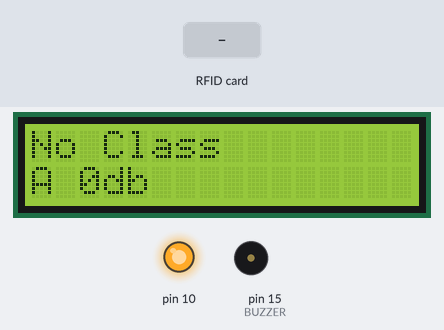
Simulated run of this sketch. Board: Arduino Uno, built with avr-gcc and run on an emulated ATmega328P. Parts: 16×2 character LCD, output pins drawn as LEDs (lit = HIGH), buzzer (waves = sounding, pin HIGH). Inputs (shaded band) come from the test bench. What the sketch prints to the serial monitor is not drawn.

Above: at 3.3 s.
3.4 s: RFID card D3 F6 24 29 held to the reader
At 4.8 s:
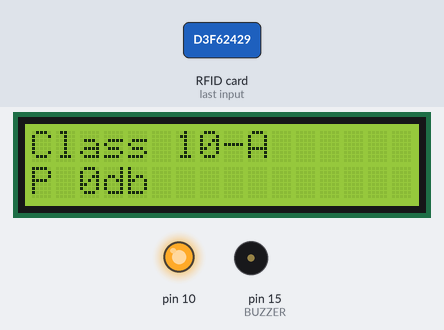
5.1 s: RFID card F3 14 5A 28 held to the reader
At 5.9 s:
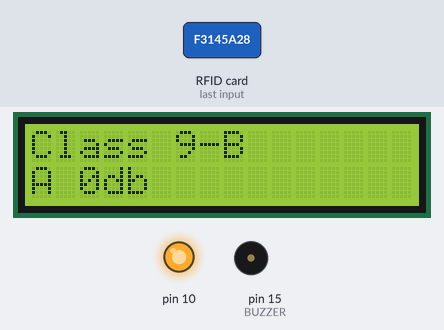
7.1 s: RFID card A1 B2 C3 D4 held to the reader
At 8.0 s:
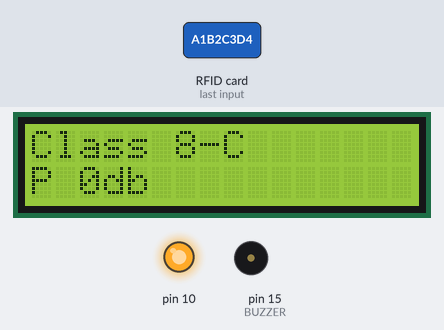
9.0 s: RFID card D3 F6 24 29 held to the reader
At 10.0 s:
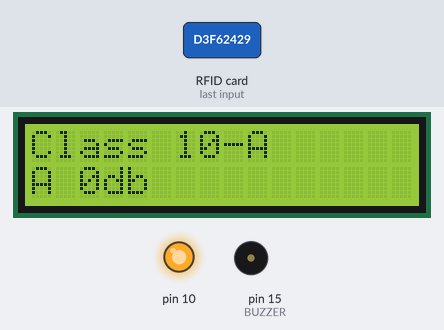
11.0 s: RFID card F3 14 5A 28 held to the reader
At 12.2 s:
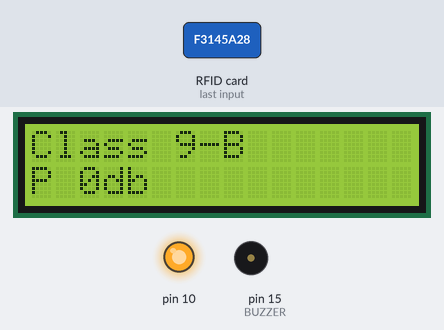
12.9 s: RFID card A1 B2 C3 D4 held to the reader
At 14.3 s:
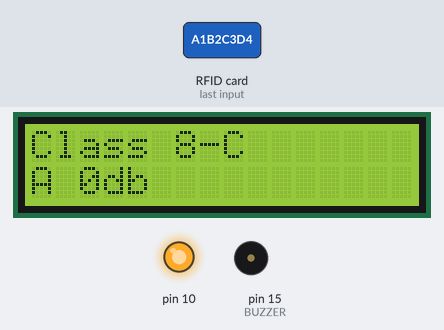
Timing chart, 0 to 15.9 s (numbered marks = the images above; inputs shaded):
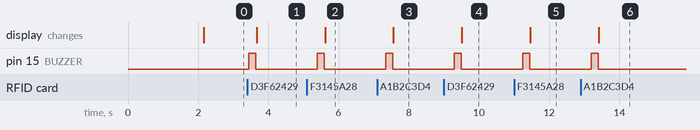

The sketch:

Code.ino
```cpp
/*
====================================================
  CLASSROOM NOISE MONITORING SYSTEM – ESP8266
====================================================

Nodemcu Connections:
D1 -> SCL (LCD)
D2 -> SDA (LCD)
D3 -> RST (RFID)
D4 -> SDA (RFID)
D5 -> SCK
D6 -> MOSI
D7 -> MISO
D8 -> BUZZER (+)
====================================================
*/

#include <SPI.h>
#include <MFRC522.h>
#include <LiquidCrystal_I2C.h>
#include <Wire.h>

// ---------------- PIN DEFINITIONS ----------------
#define SS_PIN   2   // D4
#define RST_PIN  0   // D3
#define BUZZER   15  // D8
// -------------------------------------------------

MFRC522 rfid(SS_PIN, RST_PIN);
LiquidCrystal_I2C lcd(0x27, 16, 2);

// ---------------- RFID → CLASS MAPPING ----------------
struct ClassCard {
  String uid;
  String className;
};

ClassCard cards[] = {
  {"d3f62429", "Class 10-A"},
  {"f3145a28", "Class 9-B"},
  {"a1b2c3d4", "Class 8-C"}
};

const int TOTAL_CARDS = sizeof(cards) / sizeof(cards[0]);
// -----------------------------------------------------

// ---------------- GLOBAL VARIABLES ----------------
bool teacherPresent = false;
String currentClass = "No Class";
String db_data = "0";
String scanID = "";
// --------------------------------------------------

void setup() {
  Serial.begin(9600);
  pinMode(BUZZER, OUTPUT);
  digitalWrite(BUZZER, LOW);

  // LCD INIT
  lcd.init();
  lcd.backlight();
  lcd.setCursor(0, 0);
  lcd.print("Class Noise");
  lcd.setCursor(0, 1);
  lcd.print("Monitoring");
  delay(2000);
  lcd.clear();

  // RFID INIT
  SPI.begin();
  rfid.PCD_Init();
}

void loop() {

  // ---------- LCD DISPLAY ----------
  lcd.clear();
  lcd.setCursor(0, 0);
  lcd.print(currentClass);
  lcd.setCursor(0, 1);

  if (teacherPresent) {
    lcd.print("P ");
  } else {
    lcd.print("A ");
  }

  lcd.print(db_data);
  lcd.print("db");

  delay(400);

  // ---------- SERIAL DATA FROM WEBSITE ----------
  if (Serial.available()) {
    String msg = Serial.readStringUntil('\n');
    msg.trim();

    // Normal decibel update
    if (msg.startsWith("N:")) {
      db_data = msg.substring(2);
      digitalWrite(BUZZER, LOW);
    }

    // Noise alert
    if (msg.startsWith("A:")) {
      digitalWrite(BUZZER, HIGH);
      delay(1000);
      digitalWrite(BUZZER, LOW);
    }
  }

  // ---------- RFID CARD DETECTION ----------
  if (!rfid.PICC_IsNewCardPresent() || !rfid.PICC_ReadCardSerial())
    return;

  scanID = "";
  for (byte i = 0; i < rfid.uid.size; i++) {
    scanID += String(rfid.uid.uidByte[i], HEX);
  }
  scanID.toLowerCase();

  Serial.println("RFID:" + scanID);

  bool matched = false;

  for (int i = 0; i < TOTAL_CARDS; i++) {
    if (scanID == cards[i].uid) {
      matched = true;

      // Toggle teacher presence
      teacherPresent = !teacherPresent;
      currentClass = cards[i].className;

      // Beep confirmation
      digitalWrite(BUZZER, HIGH);
      delay(200);
      digitalWrite(BUZZER, LOW);

      break;
    }
  }

  if (!matched) {
    Serial.println("Unknown RFID Card");
  }

  scanID = "";
  rfid.PICC_HaltA();
  rfid.PCD_StopCrypto1();
}
```

Measured:
- after the input at 3.4 s, pin 15 (BUZZER): LOW → HIGH at once, → LOW 0.20 s later; the display: changes after 0.26 s (image 1)
- after the input at 5.1 s, pin 15 (BUZZER): LOW → HIGH after 0.30 s, → LOW 0.20 s later; the display: changes after 0.51 s (image 2)
- after the input at 7.1 s, pin 15 (BUZZER): LOW → HIGH after 0.25 s, → LOW 0.20 s later; the display: changes after 0.46 s (image 3)
- after the input at 9.0 s, pin 15 (BUZZER): LOW → HIGH after 0.29 s, → LOW 0.20 s later; the display: changes after 0.51 s (image 4)
- after the input at 11.0 s, pin 15 (BUZZER): LOW → HIGH after 0.25 s, → LOW 0.20 s later; the display: changes after 0.47 s (image 5)
- after the input at 12.9 s, pin 15 (BUZZER): LOW → HIGH after 0.30 s, → LOW 0.20 s later; the display: changes after 0.51 s (image 6)
